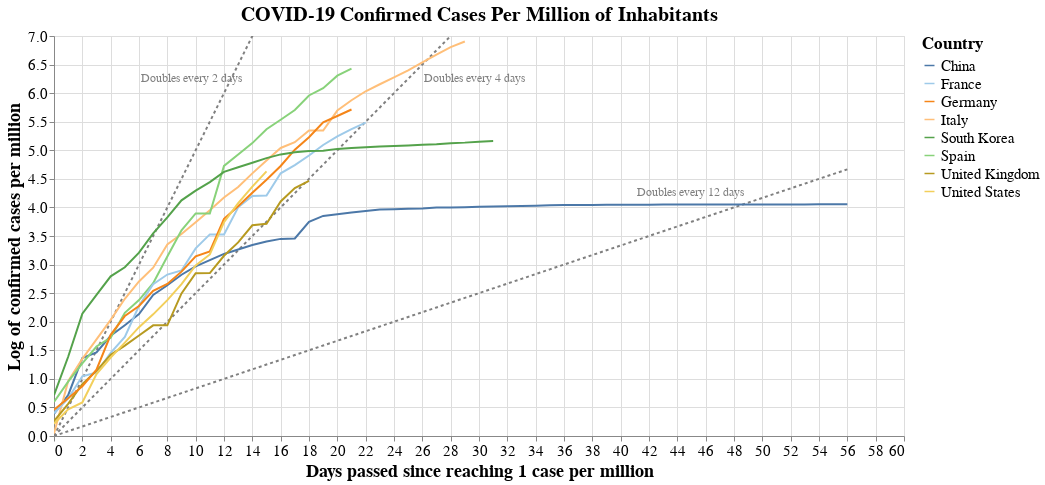

Notebook code for this chart:
### Markdown cell above
## Covid-19 confirmed cases per million inhabitants

### Code cell
#hide_input
# Stack data to get it to Altair dataframe format
data_countries_pc2 = data_countries_pc.copy()
for i in range(0,len(int_countries)):
    data_countries_pc2[i] = data_countries_pc2[i].reset_index()
    data_countries_pc2[i]['n_days'] = data_countries_pc2[i].index
    data_countries_pc2[i]['log_cases'] = np.log(data_countries_pc2[i]["total_cases"])
data_plot = data_countries_pc2[0]
for i in range(1, len(int_countries)):    
    data_plot = pd.concat([data_plot, data_countries_pc2[i]], axis=0)
data_plot["trend_2days"] = data_plot["n_days"]*1/2
data_plot["trend_4days"] = data_plot["n_days"]*1/4
data_plot["trend_12days"] = data_plot["n_days"]*1/12
data_plot["trend_2days_label"] = "Doubles every 2 days"
data_plot["trend_4days_label"] = "Doubles evey 4 days"
data_plot["trend_12days_label"] = "Doubles every 12 days"


# Plot it using Altair
source = data_plot

scales = alt.selection_interval(bind='scales')
#selection = alt.selection_multi(fields=['location'], bind='legend')

base = alt.Chart(source, title = "COVID-19 Confirmed Cases Per Million of Inhabitants").encode(
    x = alt.X('n_days:Q', title = "Days passed since reaching 1 case per million"),
    y = alt.Y("log_cases:Q",title = "Log of confirmed cases per million"),
    color = alt.Color('location:N', legend=alt.Legend(title="Country", labelFontSize=15, titleFontSize=17),
                     scale=alt.Scale(scheme='tableau20')),
    #opacity = alt.condition(selection, alt.value(1), alt.value(0.1))
).properties(
    width=chart_width,
    height=chart_height
)

lines = base.mark_line().add_selection(
    scales
)
# .add_selection(
#     selection
# )

trend_2d = alt.Chart(source).encode(
    x = "n_days:Q",
    y = alt.Y("trend_2days:Q",  scale=alt.Scale(domain=(0, max(data_plot["log_cases"])))),
).mark_line( strokeDash=[3,3], color="grey")

labels = pd.DataFrame([{'label': 'Doubles every 2 days', 'x_coord': 10, 'y_coord': 6},
                       {'label': 'Doubles every 4 days', 'x_coord': 30, 'y_coord': 6},
                       {'label': 'Doubles every 12 days', 'x_coord': 45, 'y_coord': 4},
                      ])
trend_label = (alt.Chart(labels)
                    .mark_text(align='left', dx=-55, dy=-15, fontSize=12, color="grey")
                    .encode(x='x_coord:Q',
                            y='y_coord:Q',
                            text='label:N')
                   )


trend_4d = alt.Chart(source).mark_line(color="grey", strokeDash=[3,3]).encode(
    x = "n_days:Q",
    y = alt.Y("trend_4days:Q",  scale=alt.Scale(domain=(0, max(data_plot["log_cases"])))),
)

trend_12d = alt.Chart(source).mark_line(color="grey", strokeDash=[3,3]).encode(
    x = "n_days:Q",
    y = alt.Y("trend_12days:Q",  scale=alt.Scale(domain=(0, max(data_plot["log_cases"])))),
)

(
(trend_2d  + trend_4d + trend_12d + trend_label + lines)
.configure_title(fontSize=20)
.configure_axis(labelFontSize=15,titleFontSize=18)
)

### Figure 1 — Vega-Lite specification as saved in the notebook (floating-point values rounded to 4 significant figures; data arrays with more than 128 entries replaced by an {"elided": "..."} marker saying what was removed)
{"$schema": "https://vega.github.io/schema/vega-lite/v3.4.0.json", "config": {"axis": {"labelFontSize": 15, "titleFontSize": 18}, "mark": {"tooltip": null}, "title": {"fontSize": 20}, "view": {"height": 300, "width": 400}}, "data": {"name": "data-94ea5cfde8dd266df57993f67be06b8e"}, "datasets": {"data-7996c6aaea5fea488ffe91a5e9410eaa": [{"label": "Doubles every 2 days", "x_coord": 10, "y_coord": 6}, {"label": "Doubles every 4 days", "x_coord": 30, "y_coord": 6}, {"label": "Doubles every 12 days", "x_coord": 45, "y_coord": 4}], "data-94ea5cfde8dd266df57993f67be06b8e": {"elided": "221 records"}}, "layer": [{"encoding": {"x": {"field": "n_days", "type": "quantitative"}, "y": {"field": "trend_2days", "scale": {"domain": [0, 6.904]}, "type": "quantitative"}}, "mark": {"color": "grey", "strokeDash": [3, 3], "type": "line"}}, {"encoding": {"x": {"field": "n_days", "type": "quantitative"}, "y": {"field": "trend_4days", "scale": {"domain": [0, 6.904]}, "type": "quantitative"}}, "mark": {"color": "grey", "strokeDash": [3, 3], "type": "line"}}, {"encoding": {"x": {"field": "n_days", "type": "quantitative"}, "y": {"field": "trend_12days", "scale": {"domain": [0, 6.904]}, "type": "quantitative"}}, "mark": {"color": "grey", "strokeDash": [3, 3], "type": "line"}}, {"data": {"name": "data-7996c6aaea5fea488ffe91a5e9410eaa"}, "encoding": {"text": {"field": "label", "type": "nominal"}, "x": {"field": "x_coord", "type": "quantitative"}, "y": {"field": "y_coord", "type": "quantitative"}}, "mark": {"align": "left", "color": "grey", "dx": -55, "dy": -15, "fontSize": 12, "type": "text"}}, {"data": {"name": "data-94ea5cfde8dd266df57993f67be06b8e"}, "encoding": {"color": {"field": "location", "legend": {"labelFontSize": 15, "title": "Country", "titleFontSize": 17}, "scale": {"scheme": "tableau20"}, "type": "nominal"}, "x": {"field": "n_days", "title": "Days passed since reaching 1 case per million", "type": "quantitative"}, "y": {"field": "log_cases", "title": "Log of confirmed cases per million", "type": "quantitative"}}, "height": 400, "mark": "line", "selection": {"selector008": {"bind": "scales", "type": "interval"}}, "title": "COVID-19 Confirmed Cases Per Million of Inhabitants", "width": 850}]}
